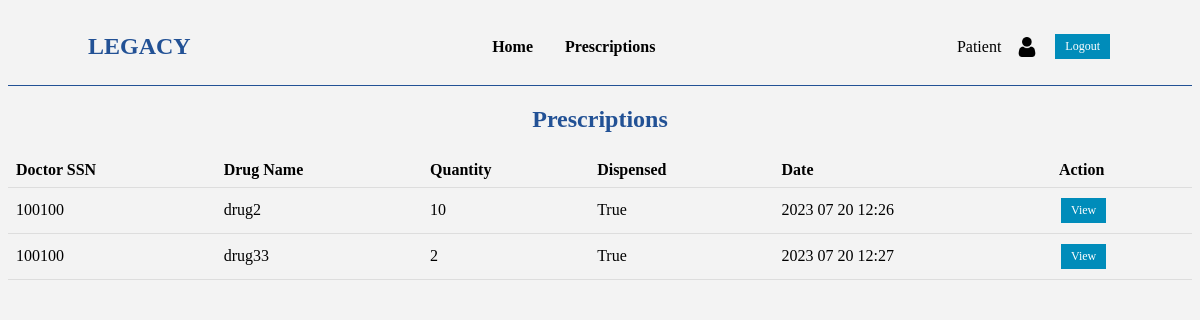
The app's page /patient/prescriptions.php (signed in) with its own data.
### tables this page shows
CREATE TABLE `prescriptions` (
  `id` int NOT NULL,
  `patient_ssn` int NOT NULL,
  `doctor_ssn` int NOT NULL,
  `drug_name` varchar(255) NOT NULL,
  `quantity` varchar(255) NOT NULL,
  `date` varchar(255) NOT NULL,
  `dispensed` tinyint NOT NULL DEFAULT '0',
  `dispensedBy` int DEFAULT NULL,
  `frequency` varchar(255) NOT NULL,
  PRIMARY KEY (`id`),
  KEY `FK_Pr_Pa_idx` (`patient_ssn`),
  KEY `FK_Pr_Do_idx` (`doctor_ssn`),
  KEY `FK_Pr_Ph_idx` (`dispensedBy`),
  CONSTRAINT `FK_Pr_Do` FOREIGN KEY (`doctor_ssn`) REFERENCES `doctors` (`SSN`),
  CONSTRAINT `FK_Pr_Pa` FOREIGN KEY (`patient_ssn`) REFERENCES `patients` (`SSN`),
  CONSTRAINT `FK_Pr_Ph` FOREIGN KEY (`dispensedBy`) REFERENCES `pharmacists` (`SSN`)
);

### src/db.php (called while the page is built, shortened)
<?php
class DB
{
    private $host;
    private $username;
    private $dbPassword;
    private $database;
    private $connection;
    public function __construct() {
        $this->host = "localhost";
        $this->username = "root";
        $this->dbPassword = "David123";
        $this->database = "drug_dispenser_db";
    }
    private function connect() {
        $this->connection = new mysqli($this->host, $this->username, $this->dbPassword, $this->database);
    }
    public function select($table, $where = null) {
        $sql = "SELECT * FROM $table";
        if ($where) {
            $sql .= " WHERE $where;";
        }
        $result = $this->connection->query($sql);
         $rows = array();
        while ($row = $result->fetch_assoc()) {
            $rows[] = $row;
        }
        return array("status"=>TRUE,"data"=>$rows);
    }
}
?>

### src/session.php (called while the page is built, shortened)
<?php
   if(isset($_SESSION['loggedin'])){
      $login_session = array("SSN"=>$_SESSION["ssn"], "fname"=>$_SESSION['fname'], "lname"=>$_SESSION['lname'], "role"=>$_SESSION["role"]);
   }
   else{
      $login_session = [];
   }
?>

### public/patient/prescriptions.php (the view, shortened to what this page needs)
<?php
require("../../src/db.php");
include('../../src/session.php');
$db = new DB();
?>
<?php include 'header.php'; ?>
<body>
    <?php include 'nav.php'; ?>
    <main>
        <h2>Prescriptions</h2>
    <table>
        <tr>
            <th>Doctor SSN</th>
            <th>Drug Name</th>
            <th>Quantity</th>
            <th>Dispensed</th>
            <th>Date</th>
            <th>Action</th>
        </tr>
        <?php
        $where = "patient_ssn=".$login_session["SSN"];
        $data = $db->select("prescriptions", $where)["data"];
        foreach ($data as $row) {
            echo '<tr>';
            echo "<td>".$row['doctor_ssn']??''."</td>";
            echo "<td>".$row['drug_name']??''."</td>";
            echo "<td>".$row['quantity']??'' ."</td>";
            echo "<td>".($row['dispensed']?'True':'False')."</td>";
            echo "<td>".$row['date']??'' ."</td>";
            echo '<td>';
            echo '<a href="prescription.php?i='.$row['id'].'" class="button edit">View</a>';
            echo '</td>';
            echo '</tr>';
        }
        ?>
    </table>
    </main>
</body>
</html>

### assets/css/styles.css (style rules this page uses)
body { background-color: #f3f3f3; }
main { display: flex; flex-direction: column; align-items: center; }
h1,h2 { color: #225195 }
table { border-collapse: collapse; width: 100%; }
th, td { padding: 8px; text-align: left; border-bottom: 1px solid #ddd; }
.button { background-color: #4CAF50; border: none; color: white; padding: 5px 10px; text-align: center; text-decoration: none; display: inline-block; font-size: 12px; margin: 2px; cursor: pointer; }
.button.edit { background-color: #008CBA; }

### records on screen
prescriptions: doctor_ssn "100100", drug_name "drug2", quantity "10", dispensed "True", date "2023 07 20 12:26"
prescriptions: doctor_ssn "100100", drug_name "drug33", quantity "2", dispensed "True", date "2023 07 20 12:27"

### other values on screen
$login_session["fname"] "Patient"
